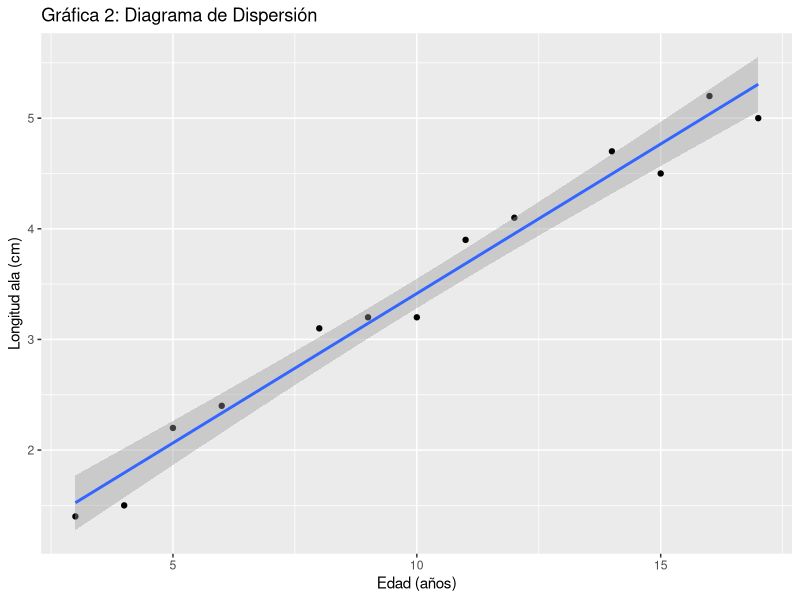
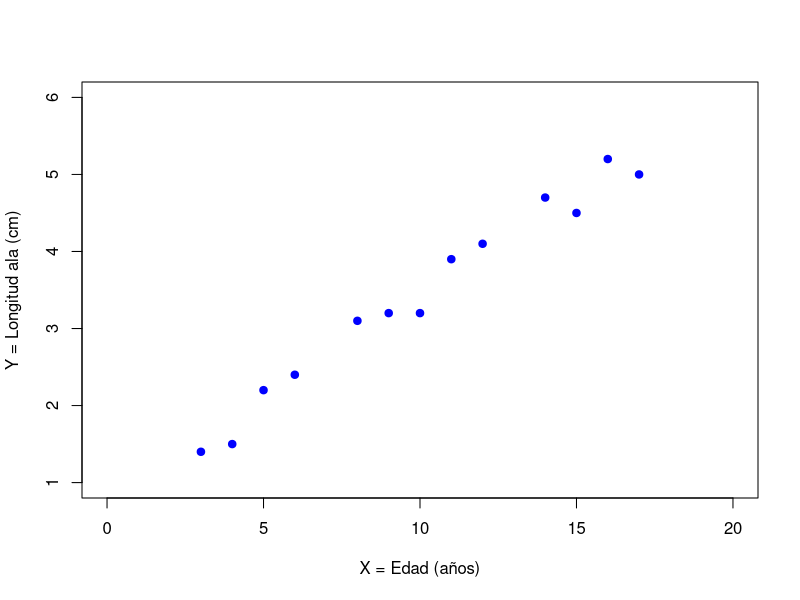
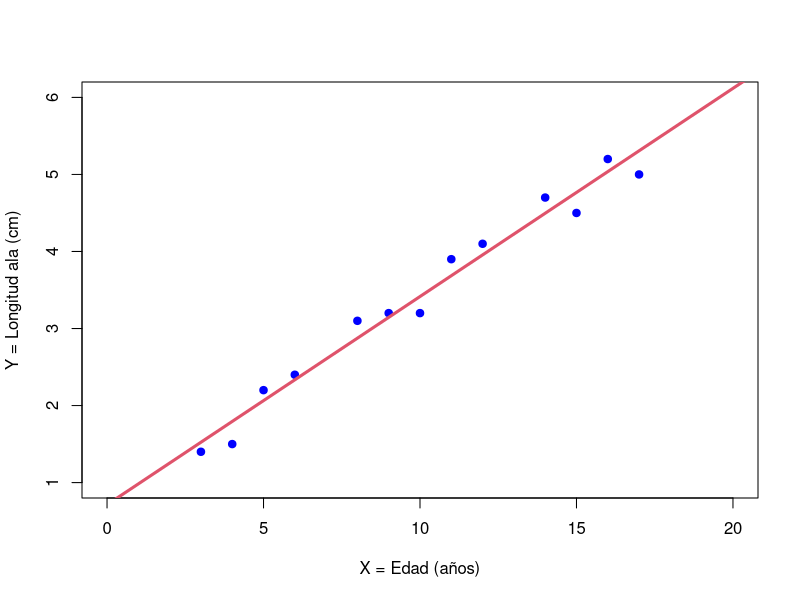

Write R code to recreate these figures, in order.
## ---- chunk 1
knitr::opts_chunk$set(echo = TRUE)
## ---- chunk 2
#------------------------------------------------------------
#       Análisis de caso de estudio 2 - Correlación
#------------------------------------------------------------

#llamamos al conjunto de datos
library(readxl)
data2 <- read_excel("data2.xlsx")
View(data2)

#realizamos el diagrama de dispersión
library(ggplot2)
ggplot(data2, aes(x=X, y=Y)) + geom_point() + ggtitle("Gráfica 2: Diagrama de Dispersión") + xlab("Edad (años)") + ylab("Longitud ala (cm)") + geom_smooth(method=lm)

plot(data2, xlab = "X = Edad (años)", ylab = "Y = Longitud ala (cm)", xlim = c(0, 20), ylim = c(1, 6), pch = 19, col = "blue")

#calculamos la covarianza
covarianza= cov(data2)
covarianza

#calculamos el coeficiente de correlación de Pearson
r=cor(data2)
r

library(psych)
psych::corr.test(data2, use = "complete")

#Prueba para el coeficiente de correlación

cor.test(data2$X,data2$Y, method = c("pearson"), conf.level = 0.95)

#------------------------------------------------------------
#       Análisis de caso - Regresión Lineal
#------------------------------------------------------------
# ( y ~ x )
modeloR <- lm( Y ~ X, data = data2)
modeloR

# para ver el resumen del modelo
summary( modeloR )

plot(data2$X, data2$Y, xlab = "X = Edad (años)", ylab = "Y = Longitud ala (cm)", xlim = c(0, 20), ylim = c(1, 6), pch = 19, col = "blue")
abline(modeloR, col = 2, lwd = 3) #añadir la recta de regresión


#ANOVA para el modelo
anova(modeloR)

#--------------------------------------------------------------------------------------------------------------
#Diagnóstico del modelo. Normalidad de los residuos, homogeneidad de varianzas e incorrelación de los residuos
#--------------------------------------------------------------------------------------------------------------

# valores ajustados
data2$fitted.modeloR <- fitted( modeloR ) 

# residuos
data2$dresiduals.modeloR <- residuals( modeloR ) 

# residuos estudentizados
data2$rstudent.modeloR <- rstudent( modeloR ) 

#Normalidad de los residuos
shapiro.test( data2$rstudent.modeloR )

#Homogeneidad de varianzas - Comprobar la homocedasticidad para los residuos estudentizados del modelo ajustado
library(lmtest)
bptest( modeloR )

#Incorrelación de los residuos

dwtest( X ~ Y, 
        alternative = "two.sided", 
        data = data2)
